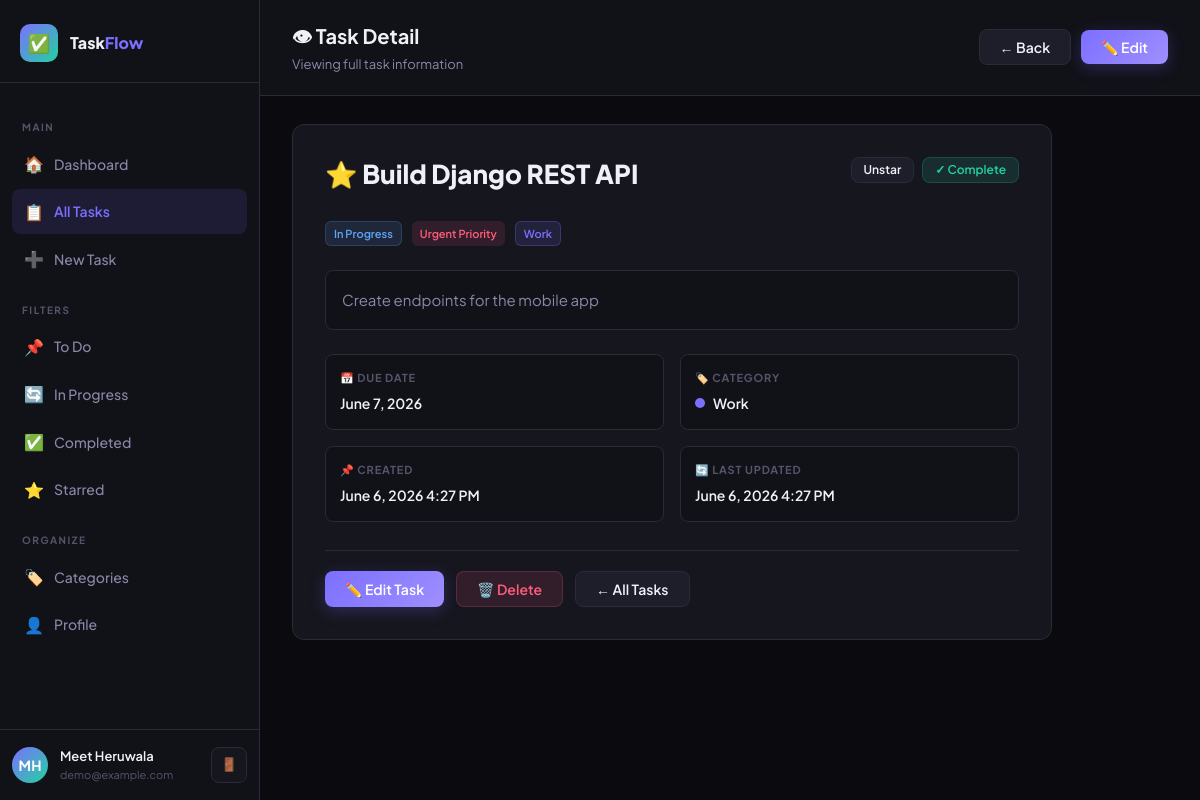
The page /tasks/1/ (signed in) on the database its author committed.
### tasks/models.py (models this page shows, shortened)
class Task(models.Model):
    PRIORITY_CHOICES = [
        ('low', 'Low'),
        ('medium', 'Medium'),
        ('high', 'High'),
        ('urgent', 'Urgent'),
    ]
    STATUS_CHOICES = [
        ('todo', 'To Do'),
        ('in_progress', 'In Progress'),
        ('completed', 'Completed'),
        ('cancelled', 'Cancelled'),
    ]
    title = models.CharField(max_length=200)
    description = models.TextField(blank=True)
    user = models.ForeignKey(User, on_delete=models.CASCADE, related_name='tasks')
    category = models.ForeignKey(Category, on_delete=models.SET_NULL, null=True, blank=True, related_name='tasks')
    priority = models.CharField(max_length=10, choices=PRIORITY_CHOICES, default='medium')
    status = models.CharField(max_length=15, choices=STATUS_CHOICES, default='todo')
    due_date = models.DateField(null=True, blank=True)
    created_at = models.DateTimeField(auto_now_add=True)
    updated_at = models.DateTimeField(auto_now=True)
    is_starred = models.BooleanField(default=False)
    class Meta:
        ordering = ['-created_at']
    @property
    def is_overdue(self):
        from django.utils import timezone
        if self.due_date and self.status not in ['completed', 'cancelled']:
            return self.due_date < timezone.now().date()
        return False

class Category(models.Model):
    name = models.CharField(max_length=100)
    color = models.CharField(max_length=7, default='#6366f1')
    user = models.ForeignKey(User, on_delete=models.CASCADE, related_name='categories')
    created_at = models.DateTimeField(auto_now_add=True)
    class Meta:
        verbose_name_plural = 'Categories'
        ordering = ['name']

### tasks/views.py (the view)
# urls.py: path('<int:pk>/', views.task_detail, name='task_detail'),
@login_required
def task_detail(request, pk):
    task = get_object_or_404(Task, pk=pk, user=request.user)
    today = timezone.now().date()
    return render(request, 'tasks/task_detail.html', {
        'task': task,
        'today': today,
        'page': 'tasks',
    })

### templates/tasks/task_detail.html (shortened to what this page needs)
{% extends 'layout.html' %}
{% block content %}
<div class="page-header">
  <div class="page-header-left">
    <h2>👁 Task Detail</h2>
    <p>Viewing full task information</p>
  </div>
  <div class="page-header-right">
    <a href="{% url 'task_list' %}" class="btn btn-secondary">← Back</a>
    <a href="{% url 'task_edit' task.pk %}" class="btn btn-primary">✏️ Edit</a>
  </div>
</div>
<div class="page-body">
  <div class="task-detail-card">
    <div style="display:flex;align-items:flex-start;justify-content:space-between;gap:16px;margin-bottom:16px;">
      <h1 class="task-detail-title">{% if task.is_starred %}⭐ {% endif %}{{ task.title }}</h1>
      <div style="display:flex;gap:8px;flex-shrink:0;">
        <a href="{% url 'task_toggle_star' task.pk %}" class="btn btn-secondary btn-sm">{% if task.is_starred %}Unstar{% else %}⭐ Star{% endif %}</a>
        <a href="{% url 'task_toggle_status' task.pk %}" class="btn btn-success btn-sm">{% if task.status == 'completed' %}↩ Reopen{% else %}✓ Complete{% endif %}</a>
      </div>
    </div>
    <div class="task-detail-meta">
      <span class="badge badge-{{ task.status }}">{{ task.get_status_display }}</span>
      <span class="badge badge-{{ task.priority }}">{{ task.get_priority_display }} Priority</span>
      {% if task.category %}<span class="badge" style="background:{{ task.category.color }}22;color:{{ task.category.color }};border:1px solid {{ task.category.color }}44;">{{ task.category.name }}</span>{% endif %}
    </div>
    {% if task.description %}
    <div class="task-detail-desc">{{ task.description|linebreaks }}</div>
    {% else %}
    <div class="task-detail-desc" style="color:var(--text-muted);font-style:italic;">No description provided.</div>
    {% endif %}
    <div class="task-detail-grid">
      <div class="detail-field">
        <div class="detail-field-label">📅 Due Date</div>
        <div class="detail-field-value">{{ task.due_date|date:"F j, Y"|default:"No due date" }}</div>
      </div>
      <div class="detail-field">
        <div class="detail-field-label">🏷️ Category</div>
        <div class="detail-field-value" style="display:flex;align-items:center;gap:8px;">
          {% if task.category %}<span class="category-dot" style="background:{{ task.category.color }};"></span>{{ task.category.name }}{% else %}No category{% endif %}
        </div>
      </div>
      <div class="detail-field">
        <div class="detail-field-label">📌 Created</div>
        <div class="detail-field-value">{{ task.created_at|date:"F j, Y g:i A" }}</div>
      </div>
      <div class="detail-field">
        <div class="detail-field-label">🔄 Last Updated</div>
        <div class="detail-field-value">{{ task.updated_at|date:"F j, Y g:i A" }}</div>
      </div>
    </div>
    <div style="display:flex;gap:12px;padding-top:20px;border-top:1px solid var(--border);">
      <a href="{% url 'task_edit' task.pk %}" class="btn btn-primary">✏️ Edit Task</a>
      <a href="{% url 'task_delete' task.pk %}" class="btn btn-danger">🗑️ Delete</a>
      <a href="{% url 'task_list' %}" class="btn btn-secondary">← All Tasks</a>
    </div>
  </div>
</div>
{% endblock %}

### templates/layout.html (shortened to what this page needs)
{% extends 'base.html' %}
{% load static %}
{% block body %}
<div class="app-layout">
  <aside class="sidebar" id="sidebar">
    <div class="sidebar-logo">
      <div class="logo-icon">✅</div>
      <span>Task<em>Flow</em></span>
    </div>
    <nav class="sidebar-nav">
      <div class="nav-section-label">Main</div>
      <a href="{% url 'dashboard' %}" class="nav-item {% if page == 'dashboard' %}active{% endif %}">
        <span class="nav-icon">🏠</span> Dashboard
      </a>
      <a href="{% url 'task_list' %}" class="nav-item {% if page == 'tasks' %}active{% endif %}">
        <span class="nav-icon">📋</span> All Tasks
      </a>
      <a href="{% url 'task_create' %}" class="nav-item">
        <span class="nav-icon">➕</span> New Task
      </a>
      <div class="nav-section-label">Filters</div>
      <a href="{% url 'task_list' %}?status=todo" class="nav-item">
        <span class="nav-icon">📌</span> To Do
      </a>
      <a href="{% url 'task_list' %}?status=in_progress" class="nav-item">
        <span class="nav-icon">🔄</span> In Progress
      </a>
      <a href="{% url 'task_list' %}?status=completed" class="nav-item">
        <span class="nav-icon">✅</span> Completed
      </a>
      <a href="{% url 'task_list' %}?starred=1" class="nav-item">
        <span class="nav-icon">⭐</span> Starred
      </a>
      <div class="nav-section-label">Organize</div>
      <a href="{% url 'category_list' %}" class="nav-item {% if page == 'categories' %}active{% endif %}">
        <span class="nav-icon">🏷️</span> Categories
      </a>
      <a href="{% url 'profile' %}" class="nav-item {% if page == 'profile' %}active{% endif %}">
        <span class="nav-icon">👤</span> Profile
      </a>
    </nav>
    <div class="sidebar-user">
      <div class="user-avatar">{{ request.user.first_name|first|upper }}{{ request.user.last_name|first|upper }}</div>
      <div class="user-info">
        <div class="user-name">{{ request.user.get_full_name|default:request.user.username }}</div>
        <div class="user-email">{{ request.user.email|truncatechars:22 }}</div>
      </div>
      <div class="user-actions">
        <form method="post" action="{% url 'logout' %}">
          <button type="submit" class="btn-icon" title="Logout">🚪</button>
        </form>
      </div>
    </div>
  </aside>
  <main class="main-content">
    {% block content %}{% endblock %}
  </main>
</div>
{% endblock %}

### rows shown on the page
Task: title "Build Django REST API", status "In Progress", priority "Urgent", category.name "Work", description "Create endpoints for the mobile app", due_date "June 7, 2026", created_at "June 6, 2026 4:27 PM", updated_at "June 6, 2026 4:27 PM"

### other values the page prints
{{ request.user.first_name|first|upper }} "M"
{{ request.user.last_name|first|upper }} "H"
{{ request.user.get_full_name|default:request.user.username }} "Meet Heruwala"
{{ request.user.email|truncatechars:22 }} "demo@example.com"
